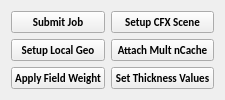
            <widget class="QWidget" name="TATab">
             <attribute name="title">
              <string>TA</string>
             </attribute>
             <layout class="QVBoxLayout" name="verticalLayout_4">
              <item>
               <layout class="QGridLayout" name="gridLayout_5">
                <item row="1" column="0">
                 <widget class="QPushButton" name="setupLocalGeoButton">
                  <property name="sizePolicy">
                   <sizepolicy hsizetype="Minimum" vsizetype="Fixed">
                    <horstretch>0</horstretch>
                    <verstretch>0</verstretch>
                   </sizepolicy>
                  </property>
                  <property name="font">
                   <font>
                    <family>Calibri</family>
                    <pointsize>8</pointsize>
                    <weight>75</weight>
                    <bold>true</bold>
                   </font>
                  </property>
                  <property name="text">
                   <string>Setup Local Geo</string>
                  </property>
                  <property name="icon">
                   <iconset>
                    <normaloff>icons/polyUnite.png</normaloff>icons/polyUnite.png</iconset>
                  </property>
                 </widget>
                </item>
                <item row="1" column="1">
                 <widget class="QPushButton" name="attachMultnCacheButton">
                  <property name="sizePolicy">
                   <sizepolicy hsizetype="Minimum" vsizetype="Fixed">
                    <horstretch>0</horstretch>
                    <verstretch>0</verstretch>
                   </sizepolicy>
                  </property>
                  <property name="font">
                   <font>
                    <family>Calibri</family>
                    <pointsize>8</pointsize>
                    <weight>75</weight>
                    <bold>true</bold>
                   </font>
                  </property>
                  <property name="text">
                   <string>Attach Mult nCache</string>
                  </property>
                  <property name="icon">
                   <iconset>
                    <normaloff>icons/nClothCacheExisting.png</normaloff>icons/nClothCacheExisting.png</iconset>
                  </property>
                 </widget>
                </item>
                <item row="0" column="1">
                 <widget class="QPushButton" name="setupCFXSceneButton">
                  <property name="sizePolicy">
                   <sizepolicy hsizetype="Minimum" vsizetype="Fixed">
                    <horstretch>0</horstretch>
                    <verstretch>0</verstretch>
                   </sizepolicy>
                  </property>
                  <property name="font">
                   <font>
                    <family>Calibri</family>
                    <pointsize>8</pointsize>
                    <weight>75</weight>
                    <bold>true</bold>
                   </font>
                  </property>
                  <property name="text">
                   <string>Setup CFX Scene</string>
                  </property>
                  <property name="icon">
                   <iconset>
                    <normaloff>icons/polyDuplicateFacet.png</normaloff>icons/polyDuplicateFacet.png</iconset>
                  </property>
                 </widget>
                </item>
                <item row="0" column="0">
                 <widget class="QPushButton" name="submitJobButton">
                  <property name="sizePolicy">
                   <sizepolicy hsizetype="Minimum" vsizetype="Fixed">
                    <horstretch>0</horstretch>
                    <verstretch>0</verstretch>
                   </sizepolicy>
                  </property>
                  <property name="font">
                   <font>
                    <family>Calibri</family>
                    <pointsize>8</pointsize>
                    <weight>75</weight>
                    <bold>true</bold>
                   </font>
                  </property>
                  <property name="text">
                   <string>Submit Job</string>
                  </property>
                  <property name="icon">
                   <iconset>
                    <normaloff>icons/timeplay.png</normaloff>icons/timeplay.png</iconset>
                  </property>
                 </widget>
                </item>
                <item row="2" column="0">
                 <widget class="QPushButton" name="applyFieldWeightButton">
                  <property name="sizePolicy">
                   <sizepolicy hsizetype="Minimum" vsizetype="Expanding">
                    <horstretch>0</horstretch>
                    <verstretch>0</verstretch>
                   </sizepolicy>
                  </property>
                  <property name="font">
                   <font>
                    <family>Calibri</family>
                    <pointsize>8</pointsize>
                    <weight>75</weight>
                    <bold>true</bold>
                   </font>
                  </property>
                  <property name="text">
                   <string>Apply Field Weight</string>
                  </property>
                  <property name="icon">
                   <iconset>
                    <normaloff>icons/art3dPaint.png</normaloff>icons/art3dPaint.png</iconset>
                  </property>
                 </widget>
                </item>
                <item row="2" column="1">
                 <widget class="QPushButton" name="setThicknessValuesButton">
                  <property name="font">
                   <font>
                    <family>Calibri</family>
                    <pointsize>8</pointsize>
                    <weight>75</weight>
                    <bold>true</bold>
                   </font>
                  </property>
                  <property name="text">
                   <string>Set Thickness Values</string>
                  </property>
                  <property name="icon">
                   <iconset>
                    <normaloff>icons/art3dPaint.png</normaloff>icons/art3dPaint.png</iconset>
                  </property>
                 </widget>
                </item>
               </layout>
              </item>
             </layout>
            </widget>
